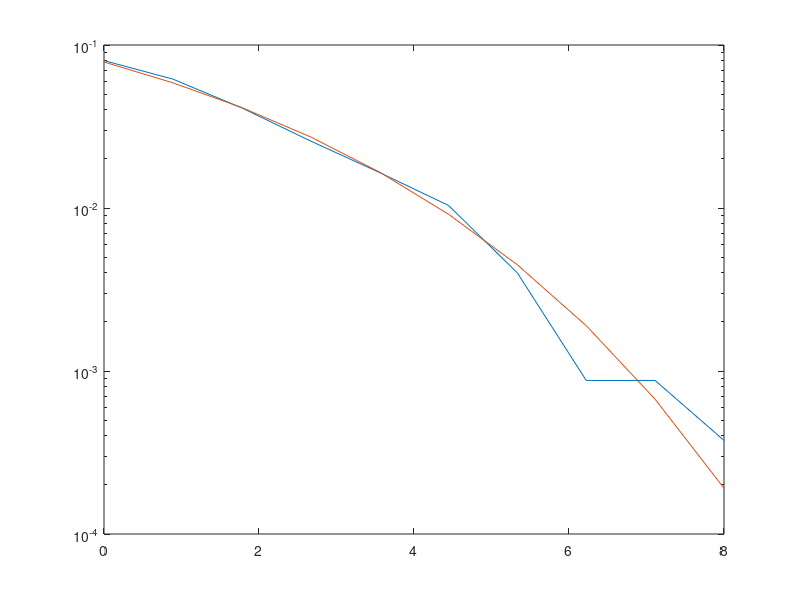

Recreate this plot in MATLAB.
% BER of BPSK modulation with AWGN

% generate bits 
N = 1000*8; 
msg = randi([0,1], 1, N);

% modulate 
% bit 1 -> +1, 0 -> -1
x = zeros(1, N);
x( msg == 1 ) = +1;
x( msg == 0 ) = -1;

% add noise
% signal to noise per bit
% S / N = Eb / N0 . fb / B
% Es / N0 = Eb / N0 . log2 (M)
itrs=10;
ber_arr = zeros(1,itrs);
EbN0_arr = linspace(0,8,itrs);
% EbN0 = 0; 
for i = 1:itrs
    EbN0 = EbN0_arr(i);    
    % EbN0 = 5;
    EbN0_watts = db2pow(EbN0);
    % mu = 0; sigma=2;
    sigma = sqrt(1/(2*EbN0_watts)); mu=0;
    n = normrnd(mu, sigma,1, N);

    r = x+n;

    % Decision + demodulation
    y = zeros(1,N);
    y( r >  0 ) = 1;
    y( r <= 0 ) = 0;

    [~, ber] = biterr(y, msg);

    ber_arr(i) = ber;
end
% scatterplot(x)
% scatterplot(y)
% plot(ber_arr)

semilogy(EbN0_arr, ber_arr)
ber_arr_th = (1/2).*erfc(sqrt(db2pow(EbN0_arr)));
hold on
semilogy(EbN0_arr, ber_arr_th)
